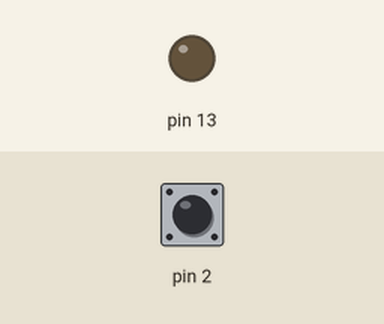
A sketch run on a simulated Arduino Uno, built with avr-gcc and run on an emulated ATmega328P. Shown: output pins drawn as LEDs (lit = HIGH). The test bench sets the inputs (shaded band); at power-on: pin 2 HIGH.

Above: at 1.2 s.
1.3 s: pin 2 pulled LOW for 0.15 s
At 2.5 s:
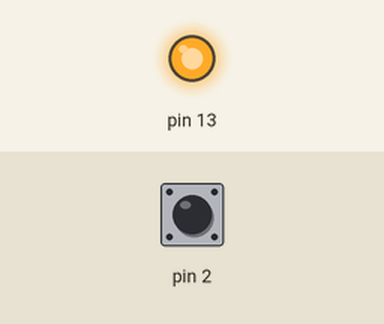
2.9 s: pin 2 pulled LOW for 1 s
At 3.9 s:
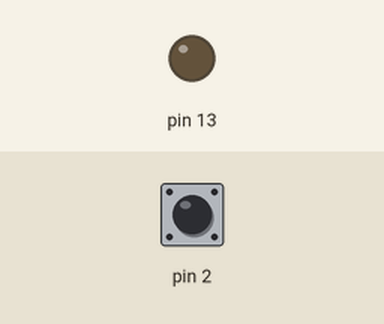
5.4 s: pin 2 pulled LOW for 3.2 s
At 5.8 s:
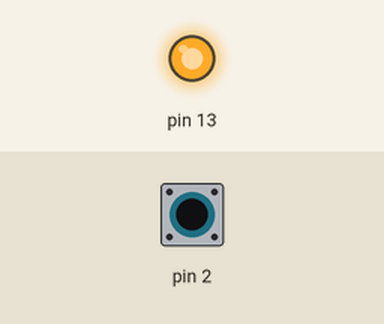
Timing chart, 0 to 8.4 s (numbered marks = the images above; inputs shaded):
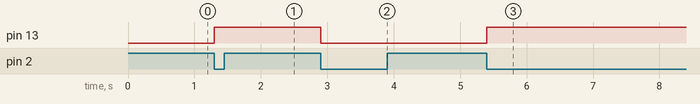

The sketch:

code_External_Interrupt.ino
```cpp
#include <Arduino.h>

// Ini variabel volatile agar dapat diubah dalam ISR
volatile bool ledState = false;

// ISR: dijalankan saat tombol ditekan (FALLING edge)
void tombolInterrupt() {
  ledState = !ledState;   // Toggle status LED
}

void setup() {
  // Bagian ini konfigurasi pin 13 sebagai output (LED)
  pinMode(13, OUTPUT);

  // kalau ini konfigurasi pin 2 sebagai input dengan pull-up internal
  pinMode(2, INPUT_PULLUP);

  // ISR pada pin 2, dipicu FALLING (tombol ditekan)
  attachInterrupt(
    digitalPinToInterrupt(2),
    tombolInterrupt,
    FALLING
  );
}

void loop() {
  digitalWrite(13, ledState);
}
```

Measured:
- after the input at 1.3 s, pin 13: LOW → HIGH at once
- after the input at 2.9 s, pin 13: HIGH → LOW at once
- after the input at 5.4 s, pin 13: LOW → HIGH at once
